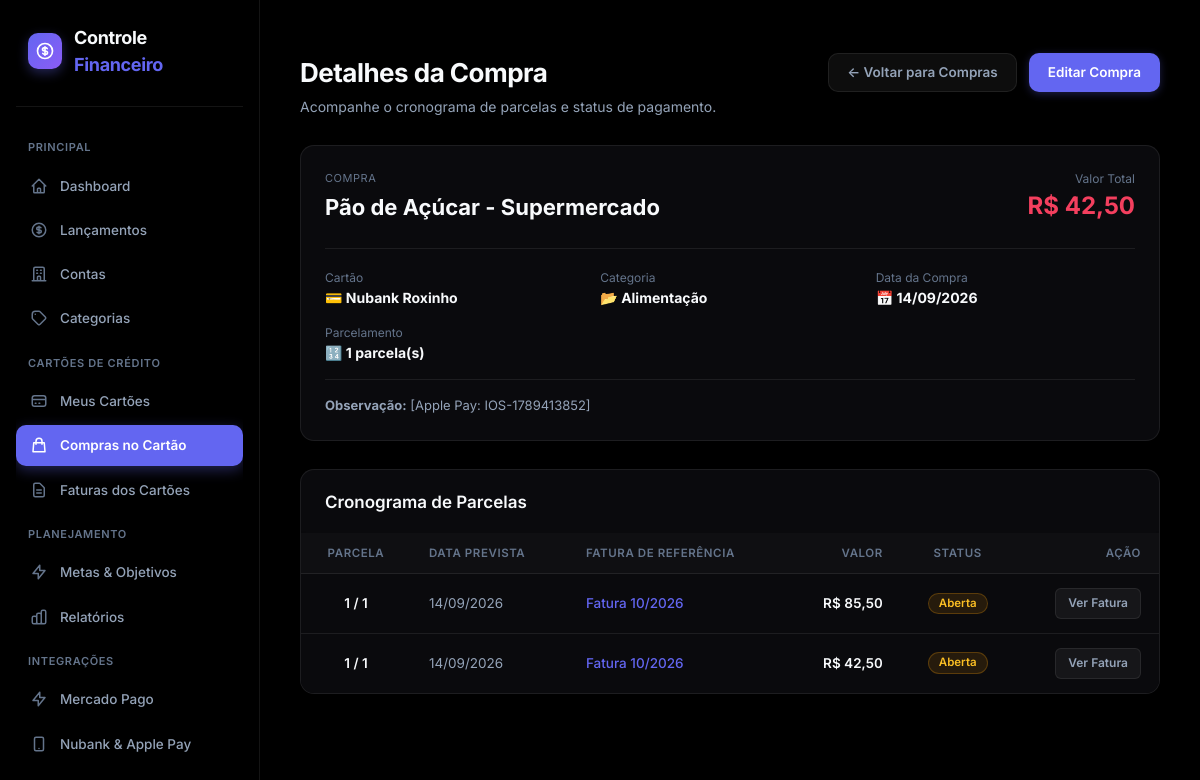
/compras-cartao/detalhes/9, run on the app's committed database.
### models/compra_cartao.py (models this page shows, shortened)
class CompraCartao(db.Model):
    __tablename__ = "compras_cartao"
    id = db.Column(
        db.Integer,
        primary_key=True
    )
    descricao = db.Column(
        db.String(200),
        nullable=False
    )
    valor_total = db.Column(
        db.Numeric(12, 2),
        nullable=False
    )
    data_compra = db.Column(
        db.Date,
        nullable=False
    )
    parcelas = db.Column(
        db.Integer,
        nullable=False,
        default=1
    )
    cartao_id = db.Column(
        db.Integer,
        db.ForeignKey("cartoes.id"),
        nullable=False
    )
    categoria_id = db.Column(
        db.Integer,
        db.ForeignKey("categorias.id"),
        nullable=False
    )
    observacao = db.Column(
        db.Text,
        nullable=True
    )
    criado_em = db.Column(
        db.DateTime,
        default=datetime.utcnow
    )
    cartao = db.relationship(
        "Cartao",
        backref="compras"
    )
    categoria = db.relationship(
        "Categoria",
        backref="compras_cartao"
    )
    parcelas_relacionadas = db.relationship(
        "ParcelaCartao",
        back_populates="compra",
        cascade="all, delete-orphan",
        order_by="ParcelaCartao.numero"
    )

### models/cartao.py (models this page shows, shortened)
class Cartao(db.Model):
    __tablename__ = "cartoes"
    id = db.Column(
        db.Integer,
        primary_key=True
    )
    nome = db.Column(
        db.String(100),
        nullable=False
    )
    banco = db.Column(
        db.String(100),
        nullable=False
    )
    ultimos_digitos = db.Column(
        db.String(4),
        nullable=True
    )
    limite = db.Column(
        db.Numeric(12, 2),
        nullable=False,
        default=0
    )
    dia_fechamento = db.Column(
        db.Integer,
        nullable=False
    )
    dia_vencimento = db.Column(
        db.Integer,
        nullable=False
    )
    ativo = db.Column(
        db.Boolean,
        nullable=False,
        default=True
    )
    criado_em = db.Column(
        db.DateTime,
        default=datetime.utcnow
    )
    faturas = db.relationship(
        "FaturaCartao",
        back_populates="cartao",
        cascade="all, delete-orphan"
    )

### models/categoria.py (models this page shows, shortened)
class Categoria(db.Model):
    __tablename__ = "categorias"
    id = db.Column(
        db.Integer,
        primary_key=True
    )
    nome = db.Column(
        db.String(100),
        nullable=False
    )
    tipo = db.Column(
        db.String(20),
        nullable=False
    )
    ativa = db.Column(
        db.Boolean,
        default=True
    )
    lancamentos = db.relationship(
        "Lancamento",
        back_populates="categoria",
        lazy=True
    )

### models/parcela_cartao.py (models this page shows, shortened)
class ParcelaCartao(db.Model):
    __tablename__ = "parcelas_cartao"
    id = db.Column(
        db.Integer,
        primary_key=True
    )
    compra_id = db.Column(
        db.Integer,
        db.ForeignKey(
            "compras_cartao.id"
        ),
        nullable=False
    )
    fatura_id = db.Column(
        db.Integer,
        db.ForeignKey(
            "faturas_cartao.id"
        ),
        nullable=True
    )
    numero = db.Column(
        db.Integer,
        nullable=False
    )
    total_parcelas = db.Column(
        db.Integer,
        nullable=False
    )
    valor = db.Column(
        db.Numeric(12, 2),
        nullable=False
    )
    data_prevista = db.Column(
        db.Date,
        nullable=False
    )
    status = db.Column(
        db.String(20),
        nullable=False,
        default="aberta"
    )
    pago = db.Column(
        db.Boolean,
        nullable=False,
        default=False
    )
    data_pagamento = db.Column(
        db.DateTime,
        nullable=True
    )
    criado_em = db.Column(
        db.DateTime,
        default=datetime.utcnow
    )
    compra = db.relationship(
        "CompraCartao",
        back_populates="parcelas_relacionadas"
    )
    fatura = db.relationship(
        "FaturaCartao",
        back_populates="parcelas"
    )

### models/fatura_cartao.py (models this page shows, shortened)
class FaturaCartao(db.Model):
    __tablename__ = "faturas_cartao"
    id = db.Column(
        db.Integer,
        primary_key=True
    )
    cartao_id = db.Column(
        db.Integer,
        db.ForeignKey(
            "cartoes.id"
        ),
        nullable=False
    )
    mes_referencia = db.Column(
        db.Integer,
        nullable=False
    )
    ano_referencia = db.Column(
        db.Integer,
        nullable=False
    )
    data_fechamento = db.Column(
        db.Date,
        nullable=False
    )
    data_vencimento = db.Column(
        db.Date,
        nullable=False
    )
    valor_total = db.Column(
        db.Numeric(12, 2),
        nullable=False,
        default=0
    )
    status = db.Column(
        db.String(20),
        nullable=False,
        default="aberta"
    )
    data_pagamento = db.Column(
        db.DateTime,
        nullable=True
    )
    criado_em = db.Column(
        db.DateTime,
        default=datetime.utcnow
    )
    cartao = db.relationship(
        "Cartao",
        back_populates="faturas"
    )
    parcelas = db.relationship(
        "ParcelaCartao",
        back_populates="fatura"
    )

### routes/compras_cartao.py (the view)
@compras_cartao_bp.route(
    "/detalhes/<int:id>"
)
def detalhes(id):
    compra = CompraCartao.query.get_or_404(
        id
    )
    parcelas = sorted(
        compra.parcelas_relacionadas,
        key=lambda parcela:
            parcela.numero
    )
    return render_template(
        "compra_cartao_detalhes.html",
        compra=compra,
        parcelas=parcelas
    )

### app.py (called while the page is built)
def formatar_moeda(valor):
    try:
        valor = float(
            valor or 0
        )
    except (
        TypeError,
        ValueError
    ):
        valor = 0.0
    negativo = valor < 0
    valor = abs(
        valor
    )
    texto = f"{valor:,.2f}"
    texto = (
        texto
        .replace(",", "X")
        .replace(".", ",")
        .replace("X", ".")
    )
    if negativo:
        texto = "-" + texto
    return texto

### templates/compra_cartao_detalhes.html (shortened to what this page needs)
﻿{% extends "base.html" %}
{% block content %}
<div class="page-header">
    <div class="page-header-content">
        <h1>Detalhes da Compra</h1>
        <p>Acompanhe o cronograma de parcelas e status de pagamento.</p>
    </div>
    <div class="page-header-actions">
        <a href="{{ url_for('compras_cartao.listar') }}" class="btn btn-secondary">
            ← Voltar para Compras
        </a>
        <a href="{{ url_for('compras_cartao.editar', id=compra.id) }}" class="btn btn-primary">
            Editar Compra
        </a>
    </div>
</div>
<div class="panel" style="margin-bottom: 28px;">
    <div style="display: flex; justify-content: space-between; align-items: flex-start; margin-bottom: 24px; flex-wrap: wrap; gap: 16px;">
        <div>
            <span style="font-size: 11px; text-transform: uppercase; letter-spacing: 0.05em; color: var(--text-muted); display: block; margin-bottom: 4px;">Compra</span>
            <h2 style="font-size: 22px; font-weight: 700; color: var(--text-primary);">{{ compra.descricao }}</h2>
        </div>
        <div style="text-align: right;">
            <span style="font-size: 12px; color: var(--text-muted); display: block;">Valor Total</span>
            <strong style="font-size: 24px; color: var(--danger);">R$ {{ compra.valor_total|moeda }}</strong>
        </div>
    </div>
    <div style="display: grid; grid-template-columns: repeat(auto-fit, minmax(200px, 1fr)); gap: 16px; border-top: 1px solid var(--border); padding-top: 20px;">
        <div>
            <span style="font-size: 12px; color: var(--text-muted); display: block;">Cartão</span>
            <strong style="color: var(--text-primary);">💳 {{ compra.cartao.nome }}</strong>
        </div>
        <div>
            <span style="font-size: 12px; color: var(--text-muted); display: block;">Categoria</span>
            <strong style="color: var(--text-primary);">📂 {{ compra.categoria.nome }}</strong>
        </div>
        <div>
            <span style="font-size: 12px; color: var(--text-muted); display: block;">Data da Compra</span>
            <strong style="color: var(--text-primary);">📅 {{ compra.data_compra.strftime("%d/%m/%Y") }}</strong>
        </div>
        <div>
            <span style="font-size: 12px; color: var(--text-muted); display: block;">Parcelamento</span>
            <strong style="color: var(--text-primary);">🔢 {{ compra.parcelas }} parcela(s)</strong>
        </div>
    </div>
    {% if compra.observacao %}
    <div style="margin-top: 16px; padding-top: 16px; border-top: 1px solid var(--border); font-size: 13px; color: var(--text-secondary);">
        <strong>Observação:</strong> {{ compra.observacao }}
    </div>
    {% endif %}
</div>
<div class="panel" style="padding: 0; overflow: hidden;">
    <div class="panel-header" style="padding: 20px 24px 16px; margin-bottom: 0;">
        <h2 class="panel-title">Cronograma de Parcelas</h2>
    </div>
    <div class="table-container" style="border: none; border-radius: 0; margin-bottom: 0;">
        <table>
            <thead>
                <tr>
                    <th style="text-align: center;">Parcela</th>
                    <th>Data Prevista</th>
                    <th>Fatura de Referência</th>
                    <th style="text-align: right;">Valor</th>
                    <th style="text-align: center;">Status</th>
                    <th style="text-align: right;">Ação</th>
                </tr>
            </thead>
            <tbody>
                {% for parcela in parcelas %}
                <tr>
                    <td style="text-align: center; font-weight: 600;">
                        {{ parcela.numero }} / {{ parcela.total_parcelas }}
                    </td>
                    <td style="color: var(--text-secondary); white-space: nowrap;">
                        {{ parcela.data_prevista.strftime("%d/%m/%Y") }}
                    </td>
                    <td>
                        {% if parcela.fatura %}
                            <a href="{{ url_for('faturas_cartao.detalhes', id=parcela.fatura.id) }}" style="color: var(--primary); text-decoration: none; font-weight: 500;">
                                Fatura {{ "%02d"|format(parcela.fatura.mes_referencia) }}/{{ parcela.fatura.ano_referencia }}
                            </a>
                        {% else %}
                            <span style="color: var(--text-muted);">Não vinculada</span>
                        {% endif %}
                    </td>
                    <td style="text-align: right; font-weight: 600; font-variant-numeric: tabular-nums;">
                        R$ {{ parcela.valor|moeda }}
                    </td>
                    <td style="text-align: center;">
                        {% if parcela.pago %}
                            <span class="badge badge-success">Paga</span>
                        {% else %}
                            <span class="badge badge-pendente">Aberta</span>
                        {% endif %}
                    </td>
                    <td style="text-align: right;">
                        {% if parcela.fatura %}
                            <a href="{{ url_for('faturas_cartao.detalhes', id=parcela.fatura.id) }}" class="btn btn-secondary btn-sm">
                                Ver Fatura
                            </a>
                        {% endif %}
                    </td>
                </tr>
                {% endfor %}
            </tbody>
        </table>
    </div>
</div>
{% endblock %}

### static/css/style.css (style rules this page uses)
:root { color-scheme: dark; --bg-base: #000000; --bg-surface: #0a0a0d; --bg-surface-hover: #121216; --bg-elevated: #16161c; --border: rgba(255, 255, 255, 0.08); --border-hover: rgba(255, 255, 255, 0.16); --border-focus: #6366f1; --text-primary: #f8fafc; --text-secondary: #94a3b8; --text-muted: #64748b; --primary: #6366f1; --primary-hover: #4f46e5; --primary-light: rgba(99, 102, 241, 0.12); --success: #10b981; --success-hover: #059669; --success-bg: rgba(16, 185, 129, 0.12); --danger: #f43f5e; --danger-hover: #e11d48; --danger-bg: rgba(244, 63, 94, 0.12); --warning: #f59e0b; --warning-hover: #d97706; --warning-bg: rgba(245, 158, 11, 0.12); --info: #0ea5e9; --info-bg: rgba(14, 165, 233, 0.12); --radius-sm: 6px; --radius-md: 10px; --radius-lg: 14px; --radius-xl: 18px; --shadow-sm: 0 1px 2px rgba(0, 0, 0, 0.5); --shadow-md: 0 4px 12px rgba(0, 0, 0, 0.6); --shadow-lg: 0 10px 25px rgba(0, 0, 0, 0.7); --sidebar-width: 260px; --transition: all 0.2s cubic-bezier(0.4, 0, 0.2, 1); }
* { box-sizing: border-box; margin: 0; padding: 0; }
html, body { min-height: 100%; background-color: #000000 !important; color: var(--text-primary); font-family: 'Inter', system-ui, -apple-system, BlinkMacSystemFont, 'Segoe UI', Roboto, sans-serif; font-size: 14px; line-height: 1.5; -webkit-font-smoothing: antialiased; }
.page-header { display: flex; align-items: flex-start; justify-content: space-between; margin-bottom: 28px; gap: 20px; flex-wrap: wrap; }
.page-header-content h1 { font-size: 26px; font-weight: 700; color: var(--text-primary); letter-spacing: -0.02em; margin-bottom: 4px; }
.page-header-content p { color: var(--text-secondary); font-size: 14px; }
.page-header-actions { display: flex; align-items: center; gap: 12px; }
.panel { background: var(--bg-surface); border: 1px solid var(--border); border-radius: var(--radius-lg); padding: 24px; margin-bottom: 28px; box-shadow: var(--shadow-sm); }
.panel-header { display: flex; align-items: center; justify-content: space-between; margin-bottom: 20px; gap: 16px; }
.panel-title { font-size: 17px; font-weight: 600; color: var(--text-primary); margin-bottom: 2px; }
.badge { display: inline-flex; align-items: center; gap: 6px; padding: 4px 10px; border-radius: 9999px; font-size: 11.5px; font-weight: 600; text-transform: capitalize; line-height: 1; }
.badge-pendente, .badge-warning { background: var(--warning-bg); color: #fbbf24; border: 1px solid rgba(245, 158, 11, 0.25); }
.btn { display: inline-flex; align-items: center; justify-content: center; gap: 8px; padding: 9px 18px; font-size: 13.5px; font-weight: 600; border-radius: var(--radius-md); text-decoration: none; cursor: pointer; transition: var(--transition); border: 1px solid transparent; line-height: 1.4; }
.btn-primary { background: var(--primary); color: #ffffff; box-shadow: 0 2px 8px rgba(99, 102, 241, 0.3); }
.btn-secondary { background: rgba(255, 255, 255, 0.05); color: var(--text-secondary); border-color: var(--border); }
.btn-sm { padding: 6px 12px; font-size: 12px; border-radius: var(--radius-sm); }
.table-container { background: var(--bg-surface); border: 1px solid var(--border); border-radius: var(--radius-lg); overflow-x: auto; box-shadow: var(--shadow-sm); margin-bottom: 24px; }
table { width: 100%; border-collapse: collapse; text-align: left; }
thead { background: rgba(255, 255, 255, 0.02); border-bottom: 1px solid var(--border); }
th { padding: 13px 18px; font-size: 11.5px; font-weight: 600; text-transform: uppercase; letter-spacing: 0.05em; color: var(--text-muted); white-space: nowrap; }
td { padding: 14px 18px; border-bottom: 1px solid var(--border); color: var(--text-primary); font-size: 13.5px; }
tbody tr { transition: var(--transition); }
tbody tr:last-child td { border-bottom: none; }

### templates/base.html (style rules this page uses)
:root { color-scheme: dark; }
html, body, .app-layout, .main-wrapper { background-color: #000000 !important; color: #f8fafc !important; }

### data on the page
CompraCartao: descricao "Pão de Açúcar - Supermercado", valor_total|moeda "42,50", data_compra "14/09/2026", parcelas "1", observacao "[Apple Pay: IOS-1789413852]"
Cartao: cartao.nome "Nubank Roxinho"
Categoria: categoria.nome "Alimentação"
ParcelaCartao: numero "1", total_parcelas "1", data_prevista "14/09/2026", fatura.ano_referencia "2026", valor|moeda "85,50", pago "Aberta"
FaturaCartao: fatura.mes_referencia "10"
ParcelaCartao: numero "1", total_parcelas "1", data_prevista "14/09/2026", fatura.ano_referencia "2026", valor|moeda "42,50", pago "Aberta"
